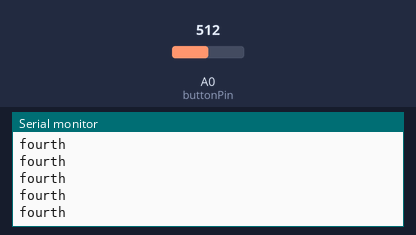
This sketch was run on a simulated Arduino Uno, built with avr-gcc and run on an emulated ATmega328P. Parts: the last lines printed to the serial monitor. The test bench sets the inputs (shaded band); at power-on: A0 (buttonPin) = 512.

Above: at 1.2 s.
1.3 s: A0 (buttonPin) set to 340
At 1.31 s:
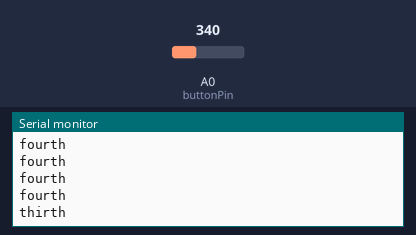
3.2 s: A0 (buttonPin) set to 240
At 3.21 s:
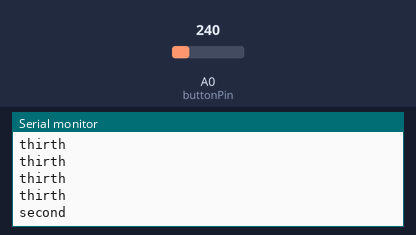
5.1 s: A0 (buttonPin) set to 140
At 5.11 s:
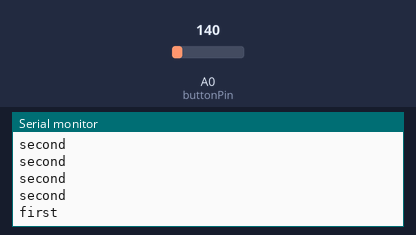
7.0 s: A0 (buttonPin) set to 860
At 7.02 s:
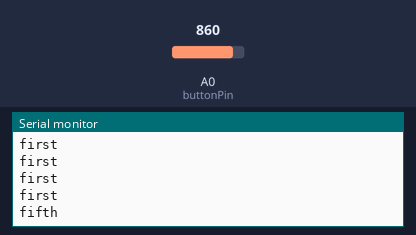

The sketch:

sketch.ino
```cpp
int buttonPin = A0;

void setup()
{
    Serial.begin(9600);
}

void loop() {
  int temp = analogRead(buttonPin);
  //Serial.println(temp);
  if (temp < 100)
  {
    //no buttons
  } else if (temp < 150)
  {
    Serial.println("first");
  }
  else if (temp < 250)
  {
    Serial.println("second");
  }
  else if (temp < 350)
  {
    Serial.println("thirth");
  }
  else if (temp < 850)
  {
    Serial.println("fourth");
  }
  else
  {
    Serial.println("fifth");
  }
  delay(100);                         //Delay for stability
}
```

Measured:
- after the input at 1.3 s, the serial monitor: prints a new line at once (image 1)
- after the input at 3.2 s, the serial monitor: prints a new line at once (image 2)
- after the input at 5.1 s, the serial monitor: prints a new line at once (image 3)
- after the input at 7.0 s, the serial monitor: prints a new line at once (image 4)
